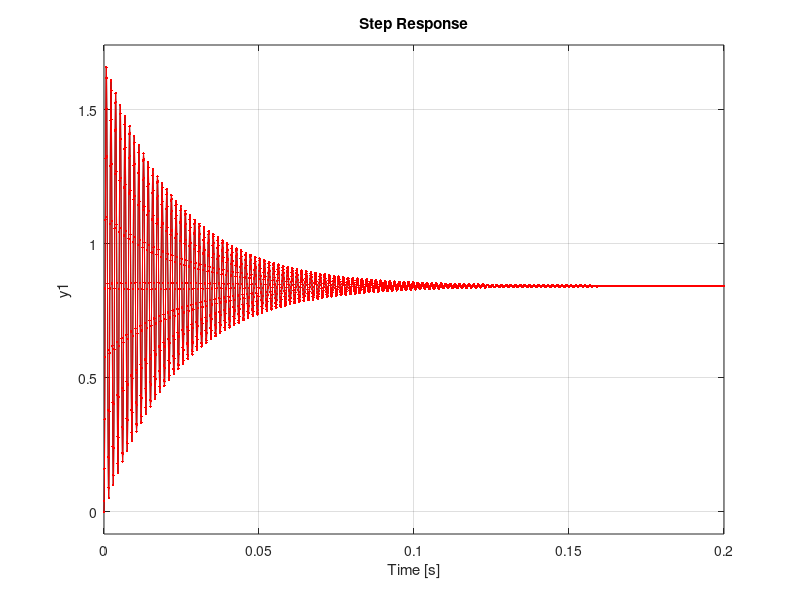
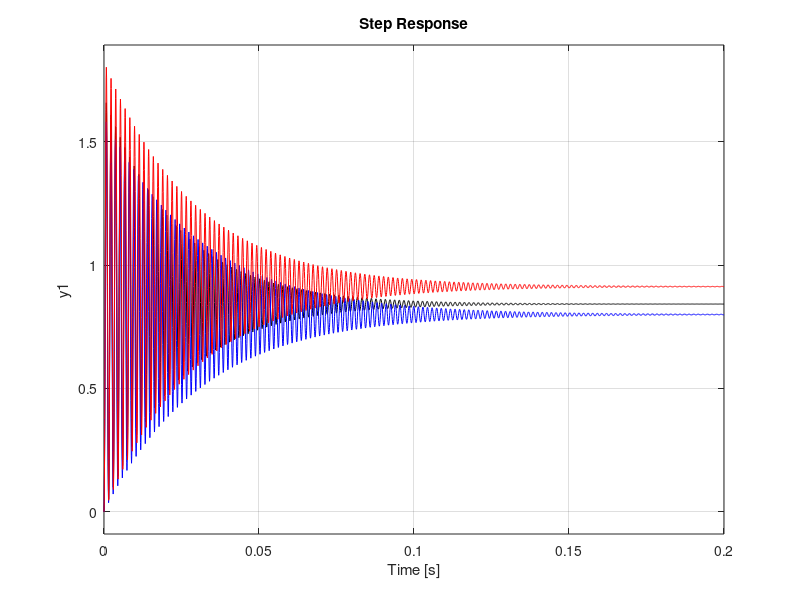
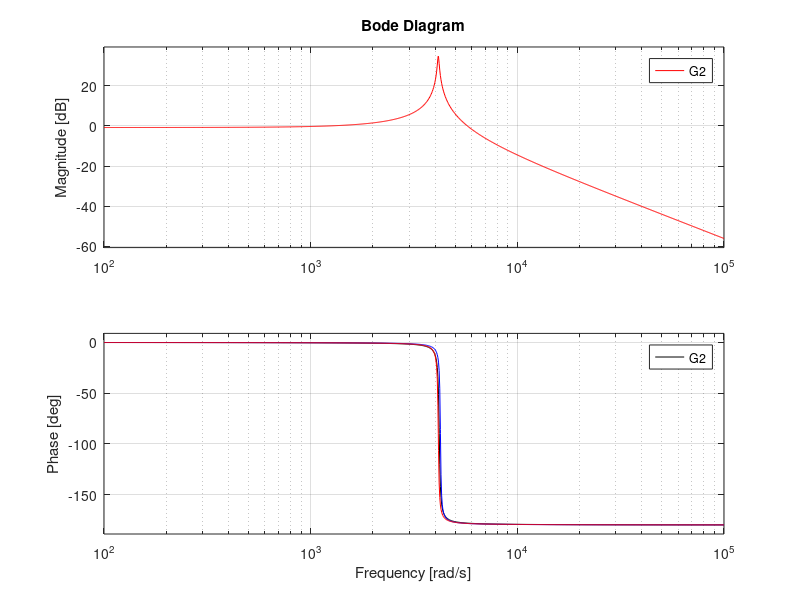
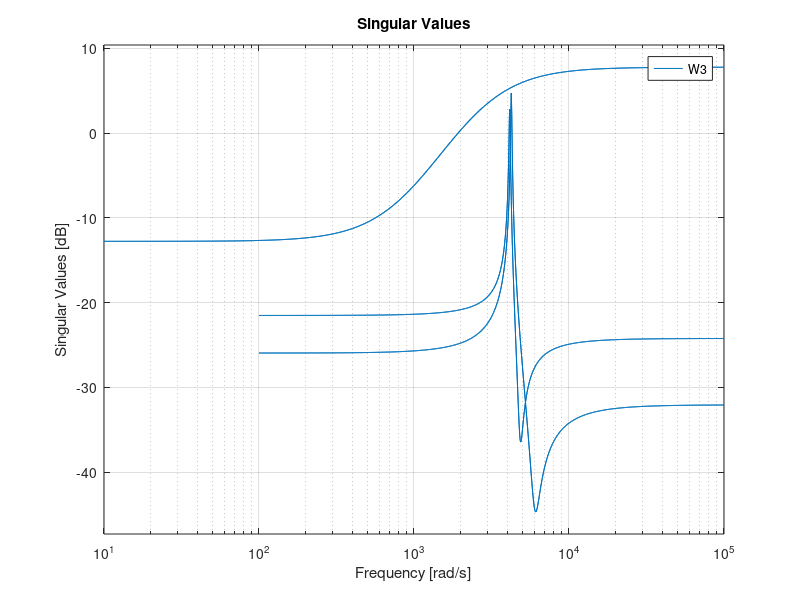

Recreate these plots in MATLAB, in order. (Note: this script raises an error after producing the figures.)
%exo7
clear;
clear all;
clc;
%partie1
p=tf('p');
Gn=0.8425/(((5.699e-8)*p^2)+((4.774e-6)*p)+1);
G1=0.8/(((5.55e-8)*p^2)+((3.53e-6)*p)+1);
G2=0.9133/(((5.82e-8)*p^2)+((4.01e-6)*p)+1);
% damp(Gn);
% dcgain(Gn);
% Kn=0.8425;
% wn=-4.19e+03;
% xin=1e-02;
% 
% damp(G1);
% dcgain(G1);
% K1=0.8;
% w1=4.24e+03;
% xi1=7.49e-03;
% 
% damp(G2);
% dcgain(G2);
% K2=0.9133;
% w2=4.15e+03;
% xi2=8.31e-03;


damp(Gn);
dcgain(Gn);

K=0.8425;
wn=4.19e+03 ;
xi=1.00e-02;

G_2nd=(K*wn^2)/((p^2)+(2*xi*wn*p)+wn^2);

figure(1)
step(Gn,'k');
hold on;
step(G_2nd,'.-r');

figure(2);
step(Gn,'k');
hold on;
step(G1,'b');
hold on;
step(G2,'r');

figure(3);
bode(Gn,'k');
hold on;
bode(G1,'b');
hold on;
bode(G2,'r');
%partie2
figure(4);
sigma((G1-Gn)/Gn);
hold on
sigma((G2-Gn)/Gn);
hold on;

% choix du filtre W3
w1=1000;
w2=2200;

W3=tf([1/w1 1],[1])*tf([1/w1 1],[1])*tf([1/w1 1],[1])*tf([1],[1/w2 1])*tf([1],[1/w2 1])*tf([1],[1/w2 1])*0.23;

sigma(W3);figure(4);
sigma((G1-Gn)/Gn);
hold on
sigma((G2-Gn)/Gn);
hold on;

% choix du filtre W3
w1=1000;
w2=2200;
W3=tf([1/w1 1],[1])*tf([1/w1 1],[1])*tf([1/w1 1],[1])*tf([1],[1/w2 1])*tf([1],[1/w2 1])*tf([1],[1/w2 1])*0.23;

sigma(W3);
%静态误差取0.5即可
% choix du filtre W2
W2=tf([1],[1.2]);

% choix du filtre W1 par la méthode du modèle
% on veut en BF un ksi=0.7, K=1, et Tr=0.1s
wn=30;
ksi=0.7;
K=0.995;
Td=tf([K],[1/wn^2 2*ksi/wn 1]);
Sd=1-Td;
W1=1/Sd;


[A,B,C,D]=linmod('TD_ex7');

Psys=ltisys(A,B,C,D);

[gopt, K]=hinfric(Psys,[1,1]);

[Ak,Bk,Ck,Dk]=unpck(K);

K=tf(ss(Ak,Bk,Ck,Dk));
%然后程序很自己寻找最佳值gamma
%缺少lumod





